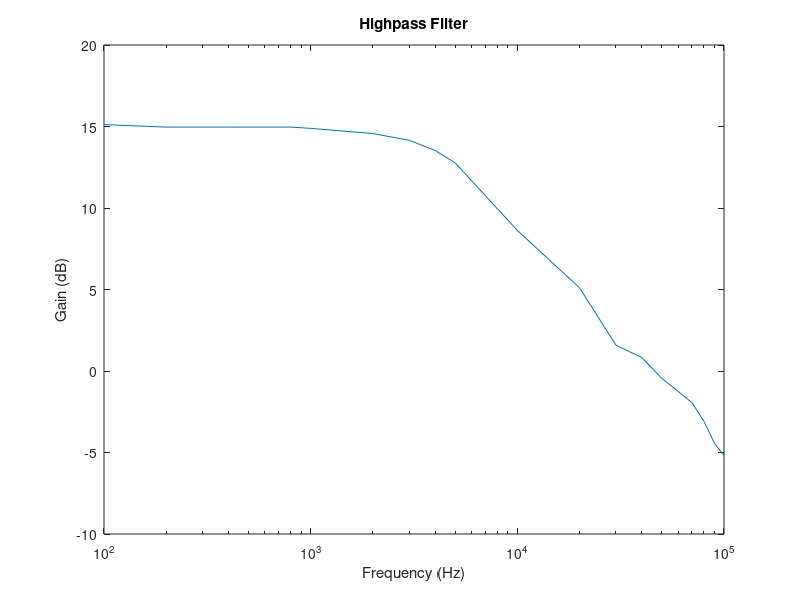
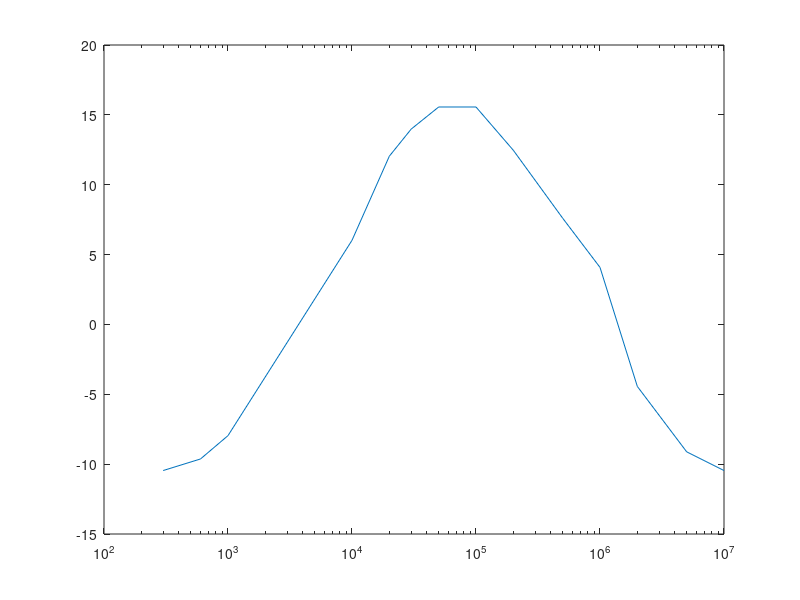

MATLAB code for these plots, in order:
freq3db = 5.787e3;
C = 11e-9;
R2 = 2.5e3;


%Lowpass
Vout = [1.14 1.12 1.12 1.12 1.11 1.07 1.02 0.950 0.870 0.540 0.360 0.240 0.220 0.190 0.160 0.140 0.120 0.110];
freq = [100 200 400 800 1000 2000 3e3 4e3 5e3 10e3 20e3 30e3 40e3 50e3 70e3 80e3 90e3 100e3];
Vin = 200e-3;
gaindB = 20*log10(Vout/Vin);
figure
semilogx(freq, gaindB);
title('Lowpass Filter');
xlabel('Frequency (Hz)');
ylabel('Gain (dB)');

%Highpass

Vin2 = 200e-3;
Vout2 = [60e-3 66e-3 80e-3 400e-3 0.800 1 1.2 1.2 840e-3 480e-3 320e-3 120e-3 70e-3 60e-3];
freq2 = [300 600 1000 10e3 20e3 30e3 50e3 100e3 200e3 500e3 1e6 2e6 5e6 10e6];
gaindB2 = 20*log10(Vout2/Vin2);
title('Highpass Filter');
xlabel('Frequency (Hz)');
ylabel('Gain (dB)');

figure
semilogx(freq2, gaindB2);
